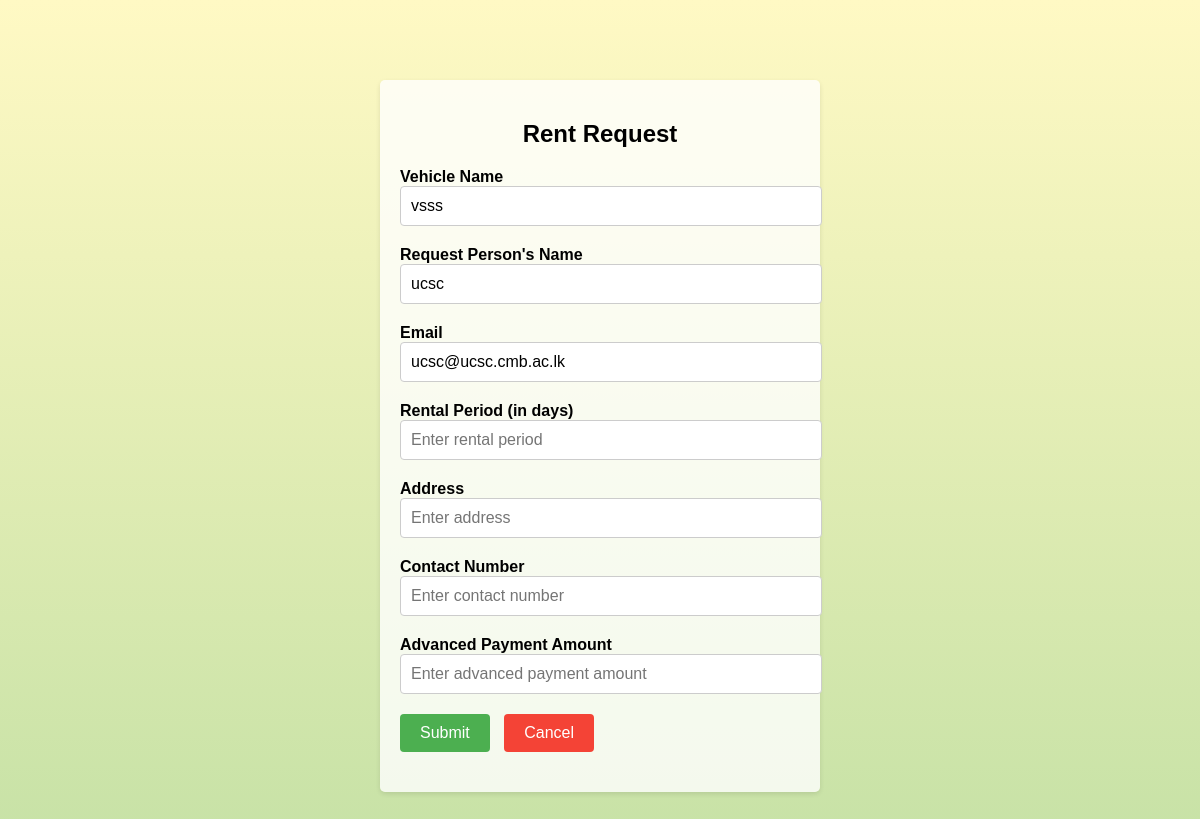
The app's page /request.php?id=7 (signed in) with its own data.
### tables this page shows
CREATE TABLE `vehicle` (
  `id` int(11) NOT NULL,
  `vehicle_name` varchar(255) NOT NULL,
  `vehi_number` varchar(255) NOT NULL,
  `model` varchar(255) NOT NULL,
  `transmission` varchar(255) NOT NULL,
  `fuel_type` varchar(255) NOT NULL,
  `amount` int(11) NOT NULL
);

CREATE TABLE `users` (
  `id` int(11) NOT NULL,
  `user_name` varchar(255) NOT NULL,
  `email` varchar(255) NOT NULL,
  `password` varchar(255) NOT NULL
);

### request.php (the view, shortened to what this page needs)
<?php
include "connection.php";
if (isset($_GET['id'])) {
    $id = $_GET['id'];
    $uid = $_SESSION['id'];
    $sqlget = "SELECT * FROM vehicle WHERE id=$id LIMIT 1";
    $sqlget1 = "SELECT user_name,email FROM users WHERE id=$uid LIMIT 1";
    $sqldata = mysqli_query($conn, $sqlget) or die('error getting');
    $sqldata1 = mysqli_query($conn, $sqlget1) or die('error getting');
    $row = mysqli_fetch_array($sqldata, MYSQLI_ASSOC);
    $row1 = mysqli_fetch_array($sqldata1, MYSQLI_ASSOC);
}
?>
<!DOCTYPE html>
<html>
<head>
</head>
<body>
    <div class="container">
        <h2>Rent Request</h2>
        <form method="post">
            <div class="form-group">
                <label for="vehicle-name">Vehicle Name</label>
                <input type="text" id="vehicle-name" placeholder="Enter vehicle name"
                    value="<?php echo $row['vehicle_name'] ?>" name="vehicle_name" readonly>
            </div>
            <div class="form-group">
                <label for="person-name">Request Person's Name</label>
                <input type="text" id="person-name" placeholder="Enter request person's name"
                    value="<?php echo $row1['user_name'] ?>" name="user_name" readonly>
            </div>
            <div class="form-group">
                <label for="email">Email</label>
                <input type="email" id="email" placeholder="Enter email" value="<?php echo $row1['email'] ?>"
                    name="email" readonly>
            </div>
            <div class="form-group">
                <label for="rental-period">Rental Period (in days)</label>
                <input type="number" id="rental-period" placeholder="Enter rental period" name="period">
            </div>
            <div class="form-group">
                <label for="address">Address</label>
                <input type="text" id="address" placeholder="Enter address" name="address">
            </div>
            <div class="form-group">
                <label for="contact-number">Contact Number</label>
                <input type="text" id="contact-number" placeholder="Enter contact number" name="contact_no">
            </div>
            <div class="form-group">
                <label for="advance-amount">Advanced Payment Amount</label>
                <input type="number" id="advance-amount" placeholder="Enter advanced payment amount" name="advance">
            </div>
            <div class="form-group btn-container">
                <input type="submit" value="Submit" class="btn">
                <a href="book.php" class="btn btn-cancel">Cancel</a>
            </div>
        </form>
    </div>
</body>
</html>

### request.php (style rules this page uses)
body { font-family: Arial, sans-serif; background-image: linear-gradient(#FFF9C4, #C5E1A5); margin: 0; padding: 0; }
.container { max-width: 400px; margin: 80px auto; padding: 20px; background-color: rgba(255, 255, 255, 0.8); border-radius: 5px; box-shadow: 0 2px 5px rgba(0, 0, 0, 0.1); }
h2 { text-align: center; }
form { margin-top: 20px; }
.form-group { margin-bottom: 20px; }
label { display: block; font-weight: bold; }
input[type="text"], input[type="email"], input[type="number"] { width: 100%; padding: 10px; border: 1px solid #ccc; border-radius: 4px; font-size: 16px; }
.btn-container { text-align: left; margin-top: 20px; }
.btn { display: inline-block; padding: 10px 20px; background-color: #4CAF50; color: #fff; text-align: center; text-decoration: none; border: none; border-radius: 4px; cursor: pointer; font-size: 16px; margin-right: 10px; }
.btn-cancel { background-color: #f44336; margin-right: 10px; }

### records on screen
vehicle: vehicle_name "vsss"
users: user_name "ucsc", email "ucsc@ucsc.cmb.ac.lk"
